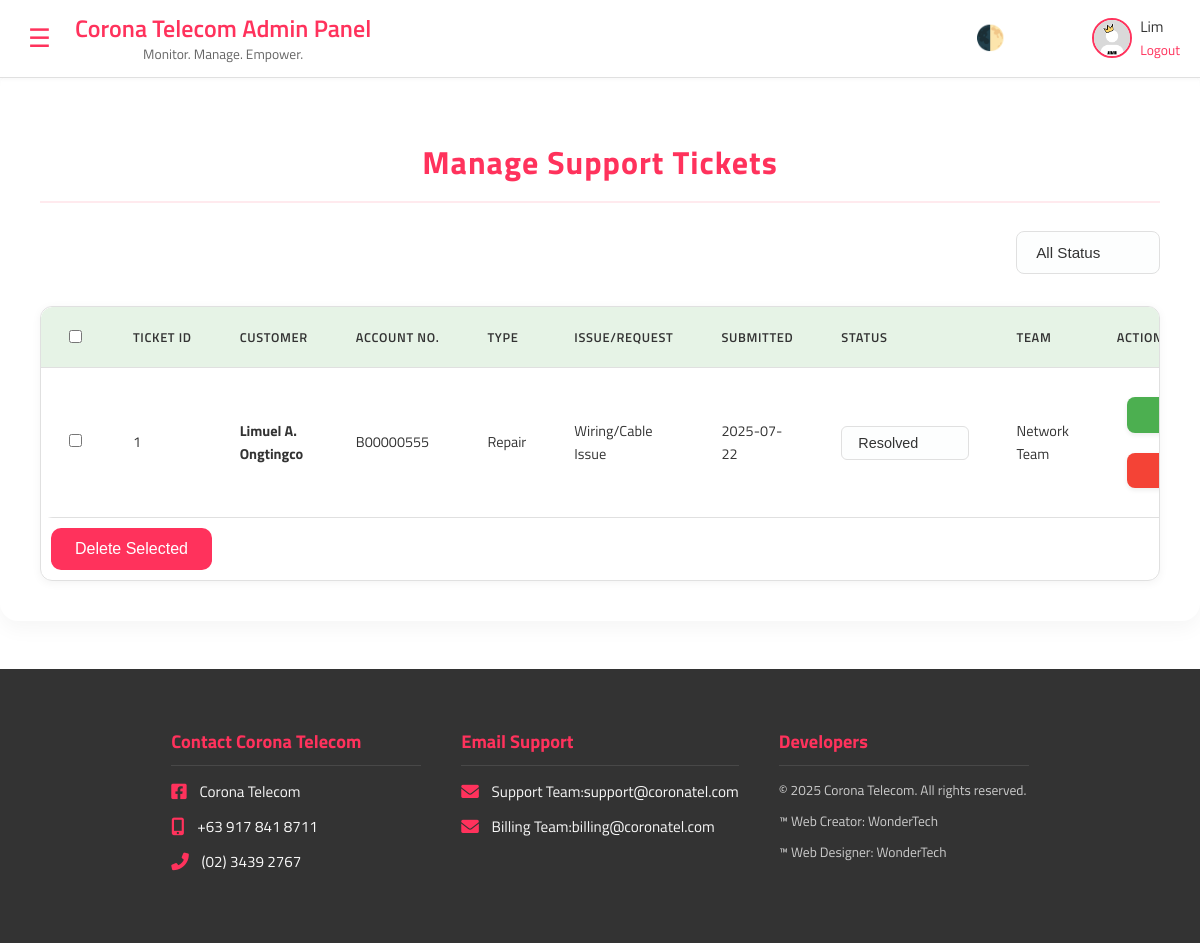
Screenshot of /admin/dashboard?tab=tickets (signed in) with the database file from the repository.
### models.py (models this page shows, shortened)
class AdminUser(db.Model, UserMixin):
    id = db.Column(db.Integer, primary_key=True)
    email = db.Column(db.String(150), nullable=False)
    name = db.Column(db.String(100))
    password_hash = db.Column(db.String(255), nullable=False)
    avatar = db.Column(db.String(255))

class SupportTicket(db.Model):
    id = db.Column(db.Integer, primary_key=True)
    ticket_number = db.Column(db.String(20), unique=True, nullable=False)
    cx_id = db.Column(db.Integer, db.ForeignKey('cx.id'), nullable=False)
    cx = db.relationship('Cx', backref=db.backref('support_tickets', lazy=True))
    ticket_type = db.Column(db.String(50))
    account_type = db.Column(db.String(20))
    contact_person = db.Column(db.String(100))
    contact_number = db.Column(db.String(50))
    service_address = db.Column(db.String(255))
    issue_type = db.Column(db.String(100))
    other_issue_detail = db.Column(db.String(255))  # If issue_type == 'Others'
    request_service = db.Column(db.String(100))
    repair_note = db.Column(db.Text)
    account_request = db.Column(db.String(100))
    new_plan = db.Column(db.String(100))  # If account_request == 'Change Internet Plan'
    account_note = db.Column(db.Text)
    status = db.Column(db.String(20), default='Pending')
    created_at = db.Column(db.DateTime, default=now_manila)

class Cx(db.Model, UserMixin):
    id = db.Column(db.Integer, primary_key=True)
    email = db.Column(db.String(120), unique=True, nullable=False)
    password = db.Column(db.String(200), nullable=False)
    name = db.Column(db.String(120))
    avatar = db.Column(db.String(255), default='default.png')
    role = db.Column(db.String(10), nullable=False, default='customer')
    account_status = db.Column(db.String(20), default='Active')
    contact = db.Column(db.String(50))
    account_number = db.Column(db.String(50))
    internet_plan = db.Column(db.String(50))
    internet_status = db.Column(db.String(20))
    is_verified = db.Column(db.Boolean, default=False)  # ✅ NEW
    first_name = db.Column(db.String(50))
    middle_name = db.Column(db.String(50))
    middle_initial = db.Column(db.String(50))
    surname = db.Column(db.String(50))
    extension_name = db.Column(db.String(50))
    birthdate = db.Column(db.Date)
    gender = db.Column(db.String(20))
    location_country = db.Column(db.String(50))
    location_region = db.Column(db.String(50))
    location_province = db.Column(db.String(50))
    location_city = db.Column(db.String(50))
    location_barangay = db.Column(db.String(50))
    location_zip = db.Column(db.String(20))
    location_street = db.Column(db.String(100))
    payment_proofs = db.relationship('PaymentProof', back_populates='cx', lazy=True)
    requests = db.relationship('CxRequest', back_populates='cx', lazy=True)
    soa_files = db.relationship('SOA', back_populates='cx', lazy=True)
    notifications = db.relationship('Notification', back_populates='cx', lazy=True)
    login_logs = db.relationship('CxLoginLog', back_populates='cx', lazy=True)

### app.py (the view, shortened to what this page needs)
@app.route('/admin/dashboard')
@login_required
def admin_dashboard():
    if not isinstance(current_user, AdminUser):
        abort(403)
    tab = request.args.get('tab', 'overview')
    inner_tab = request.args.get('inner_tab', 'payments')
    customers = Cx.query.all()
    manila_today = datetime.now(timezone('Asia/Manila')).date()
    context = {
        'active_tab': tab,
        'inner_tab': inner_tab,
        'customers': customers,
    }
    if tab == 'billing':
        context.update({
            'payment_proofs': PaymentProof.query.order_by(PaymentProof.uploaded_at.desc()).all(),
            'pending_proofs': PaymentProof.query.filter_by(status='PENDING').order_by(PaymentProof.uploaded_at.desc()).all(),
            'customer_requests': CxRequest.query.order_by(CxRequest.created_at.desc()).all(),
            'pending_requests': CxRequest.query.filter_by(status='PENDING').order_by(CxRequest.created_at.desc()).all(),
            'completed_requests_count': CxRequest.query.filter(CxRequest.status.in_(['APPROVED', 'REJECTED'])).count()
        })
    elif tab == 'accounts':
        return render_template('admin/account_tab.html', **context)
    elif tab == 'tickets':
        context.update({
            'tickets': SupportTicket.query.order_by(SupportTicket.created_at.desc()).all()
        })
    template_map = {
        'overview': 'admin/dashboard.html',
        'billing': 'admin/billing_tab.html',
        'accounts': 'admin/account_tab.html',
        'tickets': 'admin/support.html'  # ✅ Correct template
    }
    selected_template = template_map.get(tab, 'admin/dashboard.html')
    return render_template(selected_template, **context)

### app.py (called while the page is built)
@login_manager.user_loader
def load_user(user_id):
    user_type = session.get('user_type')
    if user_type == 'admin':
        return AdminUser.query.get(int(user_id))
    else:
        return Cx.query.get(int(user_id))  # Cx model for customers

### templates/admin/support.html (shortened to what this page needs)
{% extends 'base.html' %}
{% block content %}
<div class="admin-support-page">
    <h2 class="support-title">Manage Support Tickets</h2>
    <div class="filter-bar">
        <form method="GET" action="{{ url_for('admin_support') }}">
            <select name="status" class="filter-select" onchange="this.form.submit()">
                <option value="">All Status</option>
            </select>
        </form>
    </div>
    <div class="table-container">
        <table class="support-tickets-table">
            <thead>
                <tr>
                    <th><input type="checkbox" id="select-all" title="Select All"></th>
                    <th>Ticket ID</th>
                    <th>Customer</th>
                    <th>Account No.</th>
                    <th>Type</th>
                    <th>Issue/Request</th>
                    <th>Submitted</th>
                    <th>Status</th>
                    <th>Team</th>
                    <th>Actions</th>
                </tr>
            </thead>
            <tbody>
                {% for ticket in tickets %}
                <tr>
                    <td><input type="checkbox" class="select-ticket" value="{{ ticket.id }}"></td>
                    <td>{{ ticket.id }}</td>
                    <td><strong>{{ ticket.cx.name if ticket.cx else 'Unknown' }}</strong></td>
                    <td>{{ ticket.cx.account_number if ticket.cx else 'N/A' }}</td>
                    <td>{{ ticket.ticket_type | capitalize }}</td>
                    <td>
                        {% if ticket.ticket_type == 'repair' %}
                        {{ ticket.issue_type or 'N/A' }}
                        {% elif ticket.ticket_type == 'account' %}
                        {{ ticket.account_request or 'N/A' }}
                        {% if ticket.account_request == 'Change Internet Plan' and ticket.new_plan %}
                        <br><small>New Plan: {{ ticket.new_plan }}</small>
                        {% endif %}
                        {% else %}
                        N/A
                        {% endif %}
                    </td>
                    <td>{{ ticket.created_at.strftime('%Y-%m-%d') }}</td>
                    <td>
                        <form method="POST" action="{{ url_for('update_ticket_status', ticket_id=ticket.id) }}">
                            <select name="status" class="status-select" onchange="this.form.submit()">
                                <option value="Resolved" {% if ticket.status=='Resolved' %}selected{% endif %}>Resolved</option>
                            </select>
                        </form>
                    </td>
                    <td>{{ ticket.request_service or 'N/A' }}</td>
                    <td>
                        <button class="btn-view" onclick="showTicketDetail('{{ ticket.id }}')">View</button>
                        <button type="button" class="btn-delete" onclick="confirmDelete('{{ ticket.id }}')">Delete</button>
                    </td>
                </tr>
                {% else %}
                <tr>
                    <td colspan="10" class="no-tickets">No tickets found.</td>
                </tr>
                {% endfor %}
            </tbody>
        </table>
        <button type="button" class="btn-delete-selected" onclick="confirmBulkDelete()">Delete Selected</button>
    </div>
</div>
{% endblock %}

### templates/base.html (shortened to what this page needs)
<!DOCTYPE html>
<html lang="en">
<head>
  <link rel="stylesheet" href="https://cdnjs.cloudflare.com/ajax/libs/font-awesome/6.0.0-beta3/css/all.min.css" />
  {% if config.get('ENV_MODE', 'development') == 'production' %}
  <link rel="stylesheet" href="{{ url_for('static', filename='css/style.purged.css') }}">
  {% else %}
  <link rel="stylesheet" href="{{ url_for('static', filename='css/style.css') }}">
  {% endif %}
  <link rel="stylesheet" href="{{ url_for('static', filename='css/dark-mode.css') }}">
</head>
<body>
  <div class="main" id="main">
    <div class="content-area
        {% if session.get('user_type') == 'cx' %}cx-padding
        {% elif session.get('user_type') == 'admin' %}admin-padding
        {% endif %}">
      {% if current_user.is_authenticated %}
      {% if session.get('user_type') == 'admin' %}
      <header class="admin-header">
        <div class="admin-header-container">
          <div class="admin-header-left">
            <button id="sidebarToggle" class="toggle-btn" title="Toggle Sidebar">☰</button>
            <div class="admin-title-group">
              <h1 class="admin-main-title">Corona Telecom Admin Panel</h1>
              <p class="admin-subtitle">Monitor. Manage. Empower.</p>
            </div>
          </div>
          <div class="admin-header-right">
            <button class="mode-toggle" title="Toggle Dark Mode">🌓</button>
            <div class="admin-user-wrap">
              <img src="{{ url_for('static', filename='images/' + (current_user.avatar or 'admin.png')) }}"
                alt="Admin Avatar" class="admin-avatar">
              <div class="admin-user-info">
                <span class="admin-name">{{ current_user.name or current_user.email }}</span>
                <a href="{{ url_for('logout') }}" class="admin-logout-btn">Logout</a>
              </div>
            </div>
          </div>
        </div>
      </header>
      {% endif %}
      {% else %}
      <header class="compact-header">
        <img src="{{ url_for('static', filename='header.png') }}" alt="Corona Telecom Logo" class="header-image" />
      </header>
      {% endif %}
      <main>
        {% block content %}{% endblock %}
  </main>
    </div>
  </div>
  <footer class="main-footer">
    <div class="footer-content">
      <div class="footer-section contact-info">
        <h3>Contact Corona Telecom</h3>
        <p><i class="fab fa-facebook-square"></i> <a href="https://www.facebook.com/CoronaTelecom"
            target="_blank">Corona Telecom</a></p>
        <p><i class="fas fa-mobile-alt"></i> <a href="tel:+639123456789">+63 917 841 8711</a></p>
        <p><i class="fas fa-phone-alt"></i> <a href="tel:+63821234567">(02) 3439 2767</a></p>
      </div>
      <div class="footer-section email-info">
        <h3>Email Support</h3>
        <p><i class="fas fa-envelope"></i> Support Team: <a
            href="mailto:support@coronatel.com">support@coronatel.com</a></p>
        <p><i class="fas fa-envelope"></i> Billing Team: <a
            href="mailto:billing@coronatel.com">billing@coronatel.com</a></p>
      </div>
      <div class="footer-section footer-bottom">
        <h3>Developers</h3>
        <p>&copy; 2025 Corona Telecom. All rights reserved.</p>
        <p>&trade; Web Creator: WonderTech</p>
        <p>&trade; Web Designer: WonderTech</p>
      </div>
    </div>
  </footer>
</body>
</html>

### static/css/dark-mode.css (style rules this page uses)
.mode-toggle { cursor: pointer; font-size: 1.5rem; transition: transform 0.3s ease, color 0.3s ease; user-select: none; }

### rows the page displays
AdminUser: name "Lim"
SupportTicket: id "1", cx "Limuel A. Ongtingco", cx "B00000555", ticket_type "Repair", issue_type "Wiring/Cable Issue", created_at "2025-07-22", status "Resolved", request_service "Network Team"
